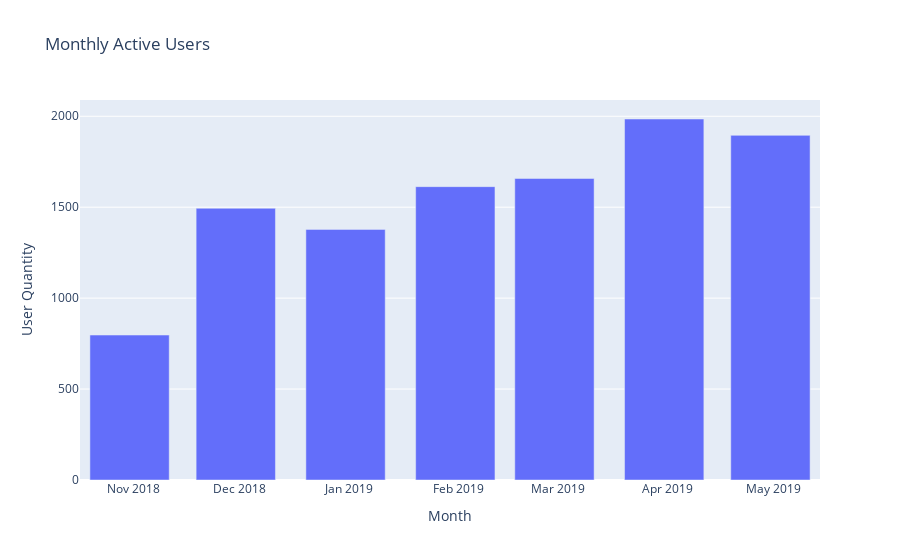

The notebook cell this image was saved under:
### Code cell
fig_users = px.bar(
    grouped_df_users, 
    x=grouped_df_users.index, 
    y=grouped_df_users.values,
    title="Monthly Active Users",
    labels = {
        'x':'Month',
        'y': 'User Quantity'
    }
)

fig_users.show()

### Figure 1 — Plotly figure (JSON) as saved in the notebook; plotly's stock layout.template omitted (floating-point values rounded to 4 significant figures)
{"data": [{"alignmentgroup": "True", "hovertemplate": "Month=%{x}<br>User Quantity=%{y}<extra></extra>", "legendgroup": "", "marker": {"color": "#636efa"}, "name": "", "offsetgroup": "", "orientation": "v", "showlegend": false, "textposition": "auto", "type": "bar", "x": ["2018-10-31T00:00:00", "2018-11-30T00:00:00", "2018-12-31T00:00:00", "2019-01-31T00:00:00", "2019-02-28T00:00:00", "2019-03-31T00:00:00", "2019-04-30T00:00:00"], "xaxis": "x", "y": [797, 1494, 1378, 1613, 1658, 1985, 1895], "yaxis": "y"}], "layout": {"barmode": "relative", "legend": {"tracegroupgap": 0}, "title": {"text": "Monthly Active Users"}, "xaxis": {"anchor": "y", "domain": [0, 1], "title": {"text": "Month"}}, "yaxis": {"anchor": "x", "domain": [0, 1], "title": {"text": "User Quantity"}}}}
